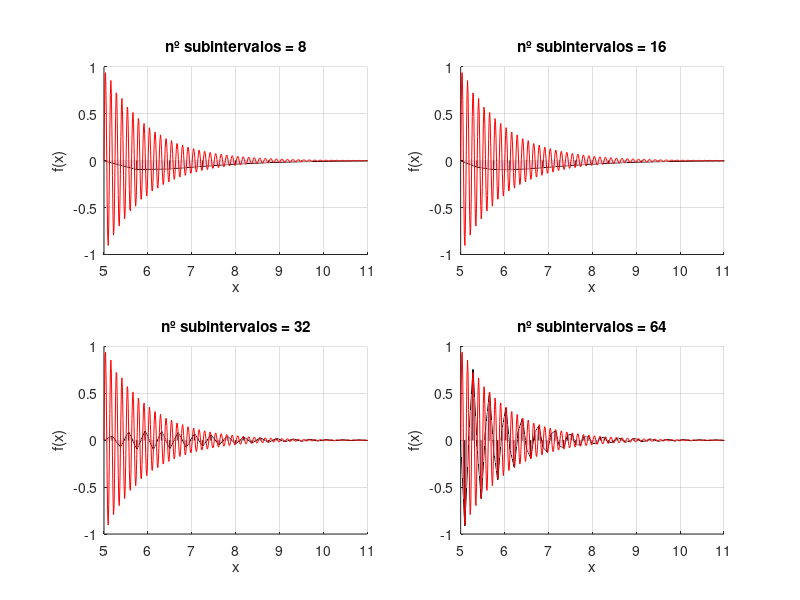

Recreate this plot in MATLAB.
I = [5 11; 5 2 * pi + 5; 5 7];
f_1 = @(x) exp(5 - x) .* sin(50 .* (x - 5));
f_2 = @(x) 1 ./ (2 + sin(x - 5));
f_3 = @(x) exp(- x .^ 2 + 10 .* x - 25);
figure(1);
clf;
set(gcf, 'Position', [0 0 1000 1000]);
func = f_1;         % mudar aqui a função a desenhar
interv = I(1, :);   % mudar aqui nº da linha do intervalo da função a desenhar
r_linha = linspace(interv(1), interv(2), 500);
for i = 3 : 6
    h = (interv(2) - interv(1)) / (2 ^ i);
    % o round(interv(2)) + 1 é usado devido ao ponto final do segundo
    % intervalo ser um valor irracional
    xi = interv(1) : h : round(interv(2)) + 1;    
    yi = feval(func, xi);
    subplot(2, 2, i - 2);
    hold on;
    title(sprintf("nº subintervalos = %d", 2 ^ i)); 
    for j = 1 : length(xi) - 1
        axis on;
        xlim(interv);
        % criar os pontos para cada trapézio e encher o "interior" da função
        pts_x = [ xi(j) xi(j) xi(j + 1) xi(j + 1) ];
        pts_y = [ 0 yi(j) yi(j + 1) 0];
        plot(pts_x, pts_y, 'k');
        fill(pts_x, pts_y, 'y', 'FaceAlpha', 0.7, 'EdgeAlpha', 0.3, 'FaceColor', '#D4CCDC');
    end
    % plot da função escolhida
    plot(r_linha, func(r_linha), 'r');
    xlabel('x');
    ylabel('f(x)');
    grid;
    hold off;
end